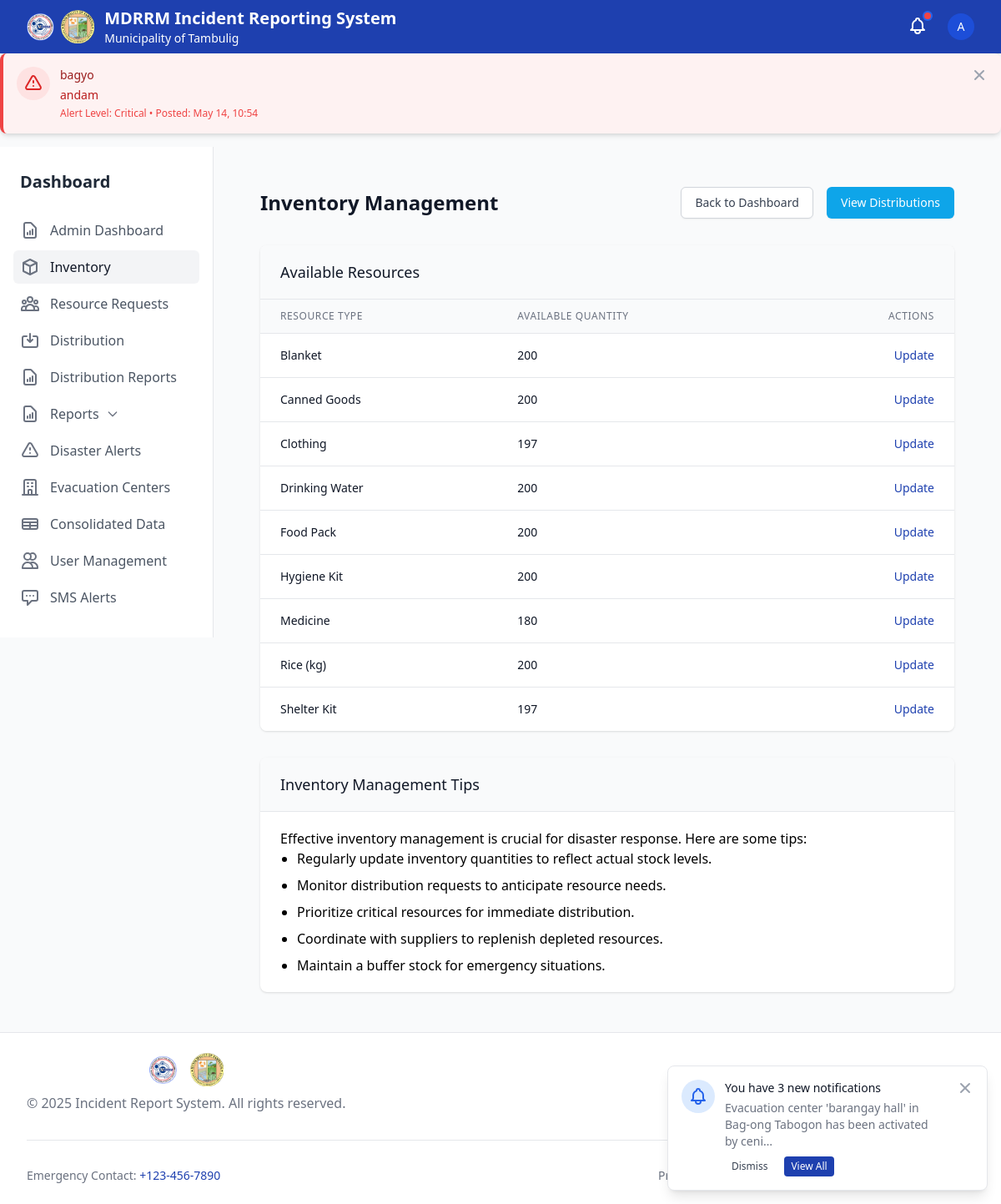
Screenshot of /inventory/ (signed in) with the database file from the repository.
### disaster_aid/models.py (models this page shows, shortened)
class DisasterAlert(models.Model):
    SEVERITY_CHOICES = (
        ('low', 'Low'),
        ('medium', 'Medium'),
        ('high', 'High'),
        ('critical', 'Critical'),
    )
    title = models.CharField(max_length=255)
    message = models.TextField()
    severity = models.CharField(max_length=20, choices=SEVERITY_CHOICES, default='medium')
    created_by = models.ForeignKey(User, on_delete=models.CASCADE, related_name='created_alerts')
    created_at = models.DateTimeField(default=timezone.now)
    is_active = models.BooleanField(default=True)
    class Meta:
        ordering = ['-created_at']

class Inventory(models.Model):
    item = models.OneToOneField(DistributionType, on_delete=models.CASCADE)
    quantity_available = models.PositiveIntegerField(default=0)

class DistributionType(models.Model):
    name = models.CharField(max_length=100)

class UserNotification(models.Model):
    NOTIFICATION_TYPES = (
        ('incident_verified', 'Incident Verified'),
        ('incident_denied', 'Incident Denied'),
        ('resource_approved', 'Resource Request Approved'),
        ('resource_fulfilled', 'Resource Request Fulfilled'),
        ('evacuation_activated', 'Evacuation Center Activated'),
        ('evacuation_update', 'Evacuation Center Update'),
    )
    user = models.ForeignKey(User, on_delete=models.CASCADE, related_name='notifications')
    notification_type = models.CharField(max_length=50, choices=NOTIFICATION_TYPES)
    title = models.CharField(max_length=255)
    message = models.TextField()
    incident = models.ForeignKey(IncidentReport, on_delete=models.CASCADE, null=True, blank=True)
    evacuation_center = models.ForeignKey(EvacuationCenter, on_delete=models.CASCADE, null=True, blank=True)
    created_at = models.DateTimeField(default=timezone.now)
    is_read = models.BooleanField(default=False)
    class Meta:
        ordering = ['-created_at']

### disaster_aid/views.py (the view)
# urls.py: path('inventory/', inventory_list, name='inventory_list'),
@login_required
def inventory_list(request):
    if not request.user.is_staff:
        messages.error(request, "You are not authorized to access inventory management.")
        return redirect('dashboard')
    inventories = Inventory.objects.all().order_by('item__name')
    context = {
        'inventories': inventories,
    }
    return render(request, 'inventory/inventory_list.html', context)

### disaster_aid/context_processors.py (called while the page is built)
def sms_modal_data(request):
    context = {
        'barangays': [],
        'reporter_profiles': [],
    }
    if request.user.is_authenticated and request.user.is_staff:
        barangays = Barangay.objects.all().select_related('municipality').order_by('name')
        reporter_profiles = ReporterProfile.objects.filter(
            phone_number__isnull=False
        ).exclude(
            phone_number=''
        ).select_related('user', 'barangay')
        context.update({
            'barangays': barangays,
            'reporter_profiles': reporter_profiles,
        })
    return context

### templates/inventory/inventory_list.html (shortened to what this page needs)
{% extends 'base.html' %}
{% block content %}
<div class="py-6">
    <div class="max-w-7xl mx-auto px-4 sm:px-6 lg:px-8">
        <div class="flex items-center justify-between">
            <h1 class="text-2xl font-semibold text-gray-900">Inventory Management</h1>
            <div>
                <a href="{% url 'admin_dashboard' %}" class="inline-flex items-center px-4 py-2 border border-gray-300 shadow-sm text-sm font-medium rounded-md text-gray-700 bg-white hover:bg-gray-50 focus:outline-none focus:ring-2 focus:ring-offset-2 focus:ring-primary">
                    Back to Dashboard
                </a>
                <a href="{% url 'distribution_list' %}" class="ml-3 inline-flex items-center px-4 py-2 border border-transparent shadow-sm text-sm font-medium rounded-md text-white bg-secondary hover:bg-blue-600 focus:outline-none focus:ring-2 focus:ring-offset-2 focus:ring-secondary">
                    View Distributions
                </a>
            </div>
        </div>
        <div class="mt-8 bg-white shadow overflow-hidden sm:rounded-lg">
            <div class="px-4 py-5 sm:px-6 bg-gray-50 flex justify-between items-center">
                <h3 class="text-lg leading-6 font-medium text-gray-900">
                    Available Resources
                </h3>
            </div>
            <div class="border-t border-gray-200">
                <table class="min-w-full divide-y divide-gray-200">
                    <thead class="bg-gray-50">
                        <tr>
                            <th scope="col" class="px-6 py-3 text-left text-xs font-medium text-gray-500 uppercase tracking-wider">
                                Resource Type
                            </th>
                            <th scope="col" class="px-6 py-3 text-left text-xs font-medium text-gray-500 uppercase tracking-wider">
                                Available Quantity
                            </th>
                            <th scope="col" class="px-6 py-3 text-right text-xs font-medium text-gray-500 uppercase tracking-wider">
                                Actions
                            </th>
                        </tr>
                    </thead>
                    <tbody class="bg-white divide-y divide-gray-200">
                        {% for inventory in inventories %}
                        <tr>
                            <td class="px-6 py-4 whitespace-nowrap">
                                <div class="text-sm font-medium text-gray-900">
                                    {{ inventory.item.name }}
                                </div>
                            </td>
                            <td class="px-6 py-4 whitespace-nowrap">
                                <div class="text-sm text-gray-900">
                                    {{ inventory.quantity_available }}
                                </div>
                            </td>
                            <td class="px-6 py-4 whitespace-nowrap text-right text-sm font-medium">
                                <a href="{% url 'update_inventory' inventory.id %}" class="text-primary hover:text-blue-900">Update</a>
                            </td>
                        </tr>
                        {% empty %}
                        <tr>
                            <td colspan="3" class="px-6 py-4 whitespace-nowrap text-center text-sm text-gray-500">
                                No inventory items found
                            </td>
                        </tr>
                        {% endfor %}
                    </tbody>
                </table>
            </div>
        </div>
        <div class="mt-8 bg-white shadow overflow-hidden sm:rounded-lg">
            <div class="px-4 py-5 sm:px-6 bg-gray-50">
                <h3 class="text-lg leading-6 font-medium text-gray-900">
                    Inventory Management Tips
                </h3>
            </div>
            <div class="border-t border-gray-200 px-4 py-5 sm:px-6">
                <div class="prose max-w-none">
                    <p>Effective inventory management is crucial for disaster response. Here are some tips:</p>
                    <ul class="list-disc pl-5 space-y-2">
                        <li>Regularly update inventory quantities to reflect actual stock levels.</li>
                        <li>Monitor distribution requests to anticipate resource needs.</li>
                        <li>Prioritize critical resources for immediate distribution.</li>
                        <li>Coordinate with suppliers to replenish depleted resources.</li>
                        <li>Maintain a buffer stock for emergency situations.</li>
                    </ul>
                </div>
            </div>
        </div>
    </div>
</div>
{% endblock %}

### templates/components/navbar.html (shortened to what this page needs)
<nav class="bg-primary text-white shadow-md" x-data="{ mobileMenuOpen: false }">
    <div class="max-w-7xl mx-auto px-4 sm:px-6 lg:px-8">
        <div class="flex justify-between h-16">
            <div class="flex">
                <div class="flex-shrink-0 flex items-center space-x-3">
                    <div class="flex items-center space-x-2">
                        <img src="/static/logo/mdrrmc_logo.png" alt="MDRRMC Logo" class="h-10 w-auto">
                        <img src="/static/logo/lgu_logo.png" alt="LGU Logo" class="h-10 w-auto">
                    </div>
                    <div class="flex flex-col">
                        <a href="{% url 'home' %}" class="font-bold text-xl">MDRRM Incident Reporting System</a>
                        <span class="text-sm">Municipality of Tambulig</span>
                    </div>
                </div>
            </div>
            <div class="flex items-center">
                {% include 'components/notifications.html' %}
                {% if user.is_authenticated %}
                <div class="ml-3 relative" x-data="{ open: false }">
                    <div class="flex items-center">
                        <button @click="open = !open" class="flex text-sm rounded-full focus:outline-none focus:ring-2 focus:ring-offset-2 focus:ring-offset-blue-800 focus:ring-white">
                            {% if user.reporterprofile.profile_image %}
                            <img class="h-8 w-8 rounded-full object-cover" src="{{ user.reporterprofile.profile_image.url }}" alt="{{ user.username }}">
                            {% else %}
                            <div class="h-8 w-8 rounded-full bg-blue-700 flex items-center justify-center">
                                <span class="text-sm font-medium">{{ user.username|first|upper }}</span>
                            </div>
                            {% endif %}
                        </button>
                    </div>
                </div>
                {% endif %}
            </div>
        </div>
    </div>
</nav>

### templates/components/disaster_alert.html (shortened to what this page needs)
{% if has_active_alerts %}
<div id="disaster-alerts-container" class="w-full">
    {% for alert in active_disaster_alerts %}
    <div id="disaster-alert-{{ alert.id }}"
         x-data="{ show: true }"
         x-show="show"
         class="disaster-alert mb-4 p-4 rounded-lg shadow-md border-l-4 {% if alert.severity == 'critical' %}bg-red-50 border-red-500{% elif alert.severity == 'high' %}bg-orange-50 border-orange-500{% elif alert.severity == 'medium' %}bg-yellow-50 border-yellow-500{% else %}bg-blue-50 border-blue-500{% endif %}">
        <div class="flex items-start">
            <div class="flex-shrink-0">
                {% if alert.severity == 'critical' %}
                <span class="inline-flex items-center justify-center h-10 w-10 rounded-full bg-red-100">
                </span>
                {% endif %}
            </div>
            <div class="ml-3 w-0 flex-1">
                <div class="flex justify-between items-start">
                    <div>
                        <p class="text-sm font-medium {% if alert.severity == 'critical' %}text-red-800{% elif alert.severity == 'high' %}text-orange-800{% elif alert.severity == 'medium' %}text-yellow-800{% else %}text-blue-800{% endif %}">
                            {{ alert.title }}
                        </p>
                        <p class="mt-1 text-sm {% if alert.severity == 'critical' %}text-red-700{% elif alert.severity == 'high' %}text-orange-700{% elif alert.severity == 'medium' %}text-yellow-700{% else %}text-blue-700{% endif %}">
                            {{ alert.message }}
                        </p>
                        <p class="mt-1 text-xs {% if alert.severity == 'critical' %}text-red-500{% elif alert.severity == 'high' %}text-orange-500{% elif alert.severity == 'medium' %}text-yellow-500{% else %}text-blue-500{% endif %}">
                            Alert Level: {{ alert.get_severity_display }} • Posted: {{ alert.created_at|date:"M d, H:i" }}
                        </p>
                    </div>
                    <div class="ml-4 flex-shrink-0 flex">
                        <button @click="show = false; hideAlert('{{ alert.id }}')" class="inline-flex text-gray-400 focus:outline-none focus:text-gray-500 transition ease-in-out duration-150">
                        </button>
                    </div>
                </div>
            </div>
        </div>
    </div>
    {% endfor %}
</div>
{% endif %}

### templates/components/notification_toast.html (shortened to what this page needs)
{% if user.is_authenticated and has_user_notifications %}
<div x-data="{ show: true }"
     x-init="setTimeout(() => show = false, 8000)"
     x-show="show"
     x-transition:enter="transform ease-out duration-300 transition"
     x-transition:enter-start="translate-y-2 opacity-0 sm:translate-y-0 sm:translate-x-2"
     x-transition:enter-end="translate-y-0 opacity-100 sm:translate-x-0"
     x-transition:leave="transition ease-in duration-100"
     x-transition:leave-start="opacity-100"
     x-transition:leave-end="opacity-0"
     class="fixed bottom-0 right-0 mb-4 mr-4 w-full max-w-sm bg-white border border-gray-200 rounded-lg shadow-lg overflow-hidden z-50">
    <div class="p-4">
        <div class="flex items-start">
            <div class="flex-shrink-0">
                {% with first_notification=user_notifications.0 %}
                {% if first_notification.notification_type == 'incident_verified' %}
                <span class="inline-flex items-center justify-center h-10 w-10 rounded-full bg-green-100">
                    <svg class="h-6 w-6 text-green-600" xmlns="http://www.w3.org/2000/svg" fill="none" viewBox="0 0 24 24" stroke="currentColor">
                        <path stroke-linecap="round" stroke-linejoin="round" stroke-width="2" d="M5 13l4 4L19 7" />
                    </svg>
                </span>
                {% else %}
                <span class="inline-flex items-center justify-center h-10 w-10 rounded-full bg-blue-100">
                </span>
                {% endif %}
                {% endwith %}
            </div>
            <div class="ml-3 w-0 flex-1">
                <p class="text-sm font-medium text-gray-900">
                    You have {{ unread_user_notifications_count }} new notification{{ unread_user_notifications_count|pluralize }}
                </p>
                <p class="mt-1 text-sm text-gray-500">
                    {% with first_notification=user_notifications.0 %}
                    {{ first_notification.message|truncatechars:80 }}
                    {% endwith %}
                </p>
                <div class="mt-2 flex space-x-3">
                    <button @click="show = false" class="bg-white text-gray-700 px-2 py-1 rounded text-xs font-medium hover:bg-gray-50 focus:outline-none focus:ring-2 focus:ring-offset-2 focus:ring-primary">
                        Dismiss
                    </button>
                    <button @click="document.querySelector('.user-notification-button').click(); show = false" class="bg-primary text-white px-2 py-1 rounded text-xs font-medium hover:bg-blue-700 focus:outline-none focus:ring-2 focus:ring-offset-2 focus:ring-primary">
                        View All
                    </button>
                </div>
            </div>
            <div class="ml-4 flex-shrink-0 flex">
                <button @click="show = false" class="bg-white rounded-md inline-flex text-gray-400 hover:text-gray-500 focus:outline-none focus:ring-2 focus:ring-offset-2 focus:ring-primary">
                </button>
            </div>
        </div>
    </div>
</div>
{% endif %}

### rows the page displays
DisasterAlert: title "bagyo", message "andam", severity "Critical", created_at "May 14, 10:54"
Inventory: item.name "Blanket", quantity_available "200"
Inventory: item.name "Canned Goods", quantity_available "200"
Inventory: item.name "Clothing", quantity_available "197"
Inventory: item.name "Drinking Water", quantity_available "200"
Inventory: item.name "Food Pack", quantity_available "200"
Inventory: item.name "Hygiene Kit", quantity_available "200"
Inventory: item.name "Medicine", quantity_available "180"
Inventory: item.name "Rice (kg)", quantity_available "200"
Inventory: item.name "Shelter Kit", quantity_available "197"
UserNotification: message "Evacuation center 'barangay hall' in Bag-ong Tabogon has been activated by ceni…"

### other values shown
{{ user.username|first|upper }} "A"
{{ unread_user_notifications_count }} "3"
